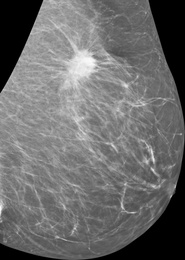
%> input picture Matlab/TT/tt3.jpg, 185 x 260 px, shrunk from 1758 x 2467 before the run
$ octave clustering.m   (GNU Octave 9; MATLAB toolbox functions it lacks are replaced by stand-ins)
%> lines starting %> are read from the running program, lines starting %| are printed output that depends on the picture
### Matlab/TT/pdf/kmeans.m
function [mu,mask]=kmeans(ima,k)
%%%%%%%%%%%%%%%%%%%%%%%%%%%%%%%%%%%%%%%%%%%%%%%%%%%%%%%%%%%%%
%
%   kmeans image segmentation
%
%   Input:
%          ima: grey color image
%          k: Number of classes
%   Output:
%          mu: vector of class means
%          mask: clasification image mask
%
%   Author: Jose Vicente Manjon Herrera
%    Email: jmanjon@fis.upv.es
%     Date: 27-08-2005
%
%%%%%%%%%%%%%%%%%%%%%%%%%%%%%%%%%%%%%%%%%%%%%%%%%%%%%%%%%%%%%
% check image
ima=double(ima);
copy=ima;         % make a copy
ima=ima(:);       % vectorize ima
mi=min(ima);      % deal with negative
ima=ima-mi+1;     % and zero values
s=length(ima);
% create image histogram
m=max(ima)+1;
h=zeros(1,m);
hc=zeros(1,m);
for i=1:s
  if(ima(i)>0) h(ima(i))=h(ima(i))+1;end;
end
ind=find(h);
hl=length(ind);
% initiate centroids
mu=(1:k)*m/(k+1);
% start process
while(true)

  oldmu=mu;
  % current classification

  for i=1:hl
      c=abs(ind(i)-mu);
      cc=find(c==min(c));
      hc(ind(i))=cc(1);
  end

  %recalculation of means

  for i=1:k,
      a=find(hc==i);
      mu(i)=sum(a.*h(a))/sum(h(a));
  end

  if(mu==oldmu) break;end;

end
% calculate mask
s=size(copy);
mask=zeros(s);
for i=1:s(1),
for j=1:s(2),
  c=abs(copy(i,j)-mu);
  a=find(c==min(c));
  mask(i,j)=a(1);
end
end
mu=mu+mi-1;   % recover real range

### Matlab/TT/pdf/clustering.m
img = imread('tt3.jpg');
%> img is the input picture: size 260x185 uint8; min 0, max 253, mean 107.8
img = imresize(img,0.5);
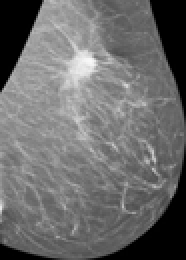
%> img: size 130x93 uint8 (shown 2 times larger); min 0, max 248, mean 107.8
[mu,mask] = kmeans(img,8);
%> in kmeans, `mi=min(ima);`: mi = 0
%> in kmeans, `m=max(ima)+1;`: m = 250
%> after the loop in kmeans, `for i=1:s`: h = 250 values, max 1702 at index 1, min 0 at index 17, mean 48.36
%> in kmeans, `ind=find(h);`: ind = 239 values from 1 to 249
%> in kmeans, `hl=length(ind);`: hl = 239
%> in kmeans, `mu=(1:k)*m/(k+1);`: mu = [27.78 55.56 83.33 111.1 138.9 166.7 194.4 222.2]
%> the loop in kmeans, `while(true)` made 11 passes
%> oldmu on passes 1 to 11: [27.78 55.56 83.33 111.1 138.9 166.7 194.4 222.2], [2.2 55.48 91.58 110.3 139.5 162.3 191.3 226.1], [1.65 51.35 93.95 111.4 138 160.3 187.9 226.1], [1.57 49.57 95.2 112.5 137.5 159.3 185.6 225.2], [1.5 48.58 95.82 113.6 137.5 158.2 182.8 223.9], [1.5 48.58 96.49 114.2 136.9 156.9 180.5 223.2], [1.5 48.58 97.07 114.8 136.4 155.9 178.5 222.1], [1.5 48.58 97.07 114.8 136.4 155.5 177.4 221.7], [1.5 48.58 97.07 114.8 135.9 154.8 176.6 221.1], [1.5 48.58 97.07 114.8 135.9 154.5 175.5 220.1], [1.5 48.58 97.07 114.8 135.9 154.2 174.5 219.6]
%> after the loop in kmeans, `while(true)`: hc = 250 values, max 8 at index 198, min 0 at index 17, mean 4.52; mu = [1.5 48.58 97.07 114.8 135.9 154.2 174.5 219.6]
%> after the loop in kmeans, `for i=1:s(1),`:
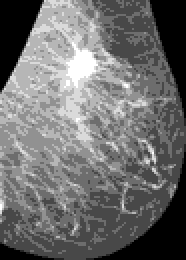
%> mask: size 130x93 double (shown 2 times larger); min 1, max 8, mean 4.04; drawn with min black and max white
%> in kmeans, `mu=mu+mi-1;`: mu = [0.499 47.58 96.07 113.8 134.9 153.2 173.5 218.6]
%> mu = [0.499 47.58 96.07 113.8 134.9 153.2 173.5 218.6]
B = labeloverlay(img,mask);
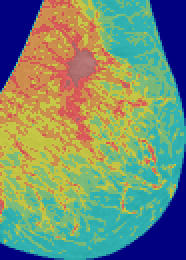
%> B: size 130x93x3 uint8 (shown 2 times larger); mean R, G, B 119.2, 141.7, 115.5
imshow(B)

wavelength = 2.^(0:5) * 3;
orientation = 0:45:135;
%> (the run ends here)

$ run again, with Matlab/TT/tt1.jpg copied over Matlab/TT/tt3.jpg
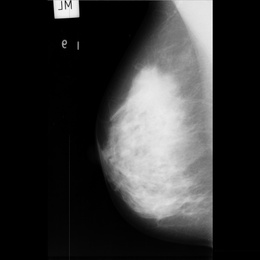
%> input picture Matlab/TT/tt1.jpg, 260 x 260 px, shrunk from 1024 x 1024 before the run
%> img is the input picture: size 260x260 uint8; min 0, max 255, mean 52
%> img: size 130x130 uint8
%> mi = 0
%> m = 250
%> after the loop in kmeans, `for i=1:s`: h = 250 values, max 7932 at index 1, min 0 at index 245, mean 67.6
%> ind = 247 values from 1 to 249
%> hl = 247
%> in kmeans, `mu=(1:k)*m/(k+1);`: mu = [27.78 55.56 83.33 111.1 138.9 166.7 194.4 222.2]
%> the loop in kmeans, `while(true)` made 12 passes
%> oldmu on passes 1 to 8: [27.78 55.56 83.33 111.1 138.9 166.7 194.4 222.2], [3.15 55.22 83.81 113.8 139 165.4 196.3 221.7], [2.65 49.16 84.16 115.1 139.5 165.4 197 222.2], [2.49 45.25 82.84 116.1 139.8 166 197.5 222.2], [2.42 43.09 81.77 116.1 139.8 166 197.5 222.2], [2.38 41.36 80.21 115.7 139.8 166 197.5 222.2], [2.34 39.64 78.6 115.4 139.8 166 197.5 222.2], [2.31 38.64 77.81 115 139.8 166 197.5 222.2]
%> after the loop in kmeans, `while(true)`: hc = 250 values, max 8 at index 210, min 0 at index 245, mean 4.55; mu = [2.27 36.7 75.69 114.4 139.8 166 197.5 222.2]
%> after the loop in kmeans, `for i=1:s(1),`:
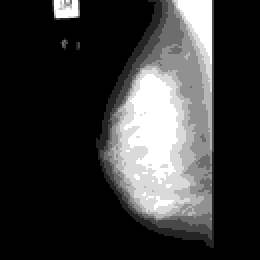
%> mask: size 130x130 double (shown 2 times larger); min 1, max 8, mean 2.53; drawn with min black and max white
%> in kmeans, `mu=mu+mi-1;`: mu = [1.27 35.7 74.69 113.4 138.8 165 196.5 221.2]
%> `B = labeloverlay(img,mask);`:
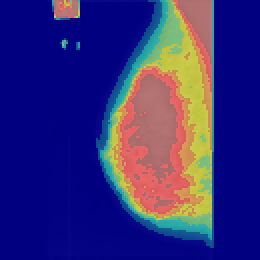
%> B: size 130x130x3 uint8 (shown 2 times larger); mean R, G, B 53.7, 46.8, 121.5

$ run again, with Matlab/TT/tt2.jpg copied over Matlab/TT/tt3.jpg
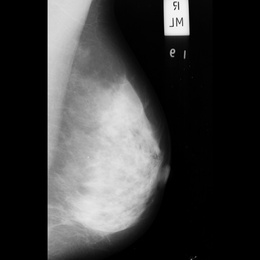
%> input picture Matlab/TT/tt2.jpg, 260 x 260 px, shrunk from 1024 x 1024 before the run
%> img is the input picture: size 260x260 uint8; min 0, max 255, mean 59.6
%> img: size 130x130 uint8
%> mi = 0
%> m = 248
%> after the loop in kmeans, `for i=1:s`: h = 248 values, max 7329 at index 1, min 0 at index 248, mean 68.15
%> ind = 247 values from 1 to 247
%> hl = 247
%> in kmeans, `mu=(1:k)*m/(k+1);`: mu = [27.56 55.11 82.67 110.2 137.8 165.3 192.9 220.4]
%> the loop in kmeans, `while(true)` made 9 passes
%> oldmu on passes 1 to 8: [27.56 55.11 82.67 110.2 137.8 165.3 192.9 220.4], [3.28 54.06 84.19 110.7 138.7 166.3 193.8 216.7], [2.58 48.14 84.91 111.3 139.2 167.1 193.6 216.4], [2.41 45.23 84.41 113.1 140.1 167.5 193.6 216.4], [2.32 43.38 83.55 113.7 140.4 167.5 193.6 216.4], [2.26 42.38 83.24 114.6 140.9 167.5 193.6 216.4], [2.26 42.11 82.89 114.6 141.5 168 193.6 216.4], [2.26 42.11 82.89 115.3 141.9 168 193.6 216.4]
%> after the loop in kmeans, `while(true)`: hc = 248 values, max 8 at index 206, min 0 at index 248, mean 4.54; mu = [2.26 42.11 83.3 115.8 141.9 168 193.6 216.4]
%> after the loop in kmeans, `for i=1:s(1),`:
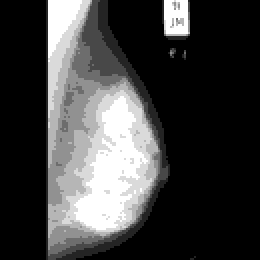
%> mask: size 130x130 double (shown 2 times larger); min 1, max 8, mean 2.77; drawn with min black and max white
%> in kmeans, `mu=mu+mi-1;`: mu = [1.26 41.11 82.3 114.8 140.9 167 192.6 215.4]
%> `B = labeloverlay(img,mask);`:
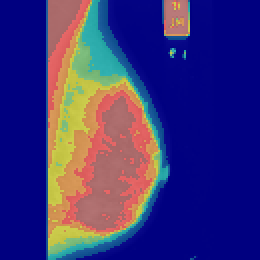
%> B: size 130x130x3 uint8 (shown 2 times larger); mean R, G, B 60.8, 51.8, 120.9
